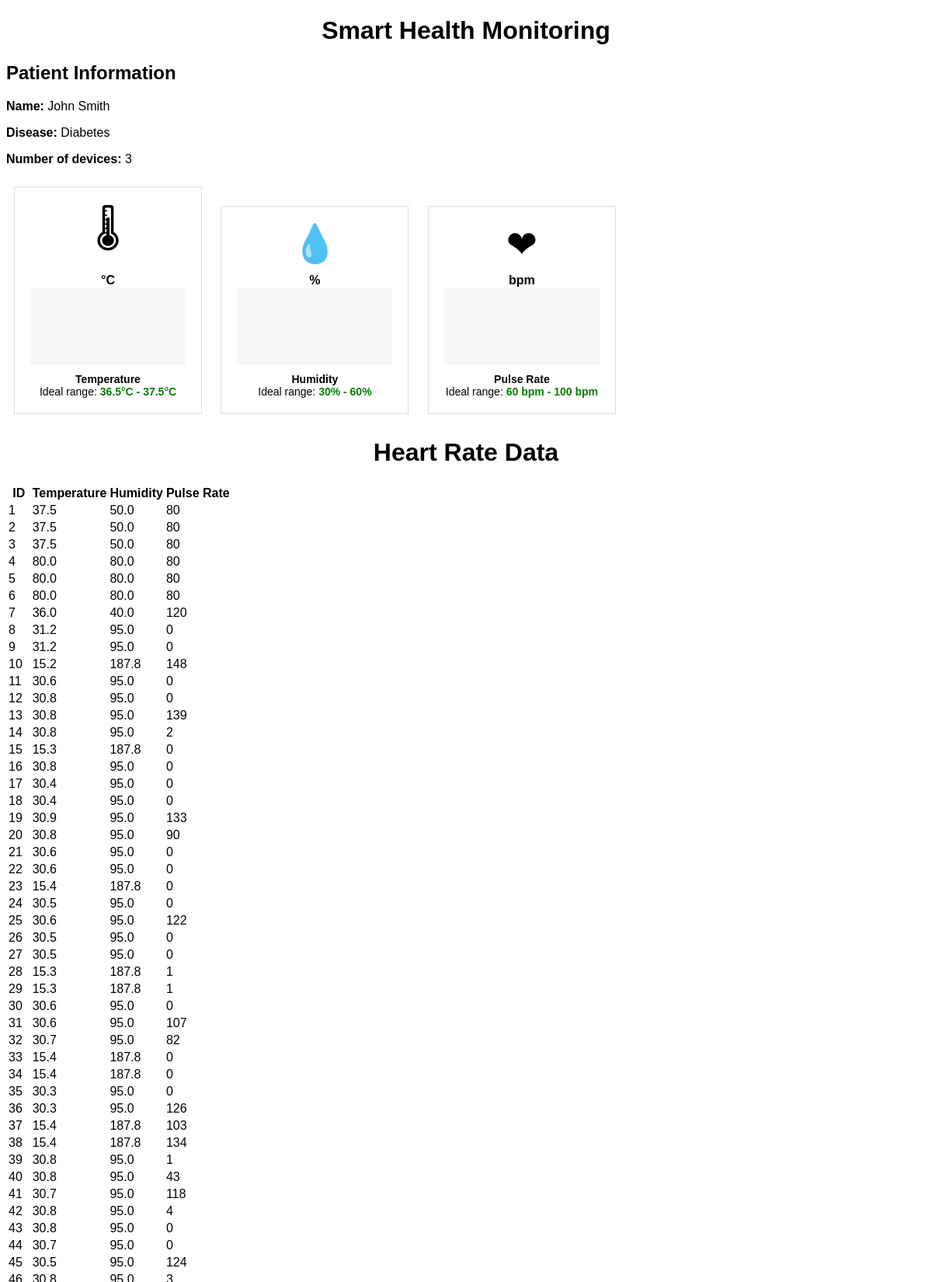
The page / (upper part) on the database its author committed.
### tables this page shows
CREATE TABLE sensor_data (
             id INTEGER PRIMARY KEY AUTOINCREMENT,
             temperature REAL,
             humidity REAL,
             pulse_rate INTEGER);

### app_test.py (the view)
@app.route('/')
def index():
    conn = sqlite3.connect('database.db')
    c = conn.cursor()
    c.execute('SELECT * FROM sensor_data')
    rows = c.fetchall()
    conn.close()
    return render_template('index.html', rows=rows)

### templates/index.html (shortened to what this page needs)
<!DOCTYPE html>
<html>
<head>
  <link rel="stylesheet" type="text/css" href="{{ url_for('static', filename='css/styles.css') }}">
</head>
<body>
  <h1>Smart Health Monitoring</h1>
  <div class="info">
    <h2>Patient Information</h2>
    <p><strong>Name:</strong> John Smith</p>
    <p><strong>Disease:</strong> Diabetes</p>
    <p><strong>Number of devices:</strong> 3</p>
  </div>
	<div class="panel">
    <div class="icon">&#x1F321;</div>
    <div class="unit">°C</div>
    <div class="graph"></div>
    <div class="explanation">
      <strong>Temperature</strong><br>
      Ideal range: <span>36.5°C - 37.5°C</span>
    </div>
  </div>
  <div class="panel">
    <div class="icon">&#x1F4A7;</div>
    <div class="unit">%</div>
    <div class="graph"></div>
    <div class="explanation">
      <strong>Humidity</strong><br>
      Ideal range: <span>30% - 60%</span>
    </div>
  </div>
  <div class="panel">
    <div class="icon">&#x2764;</div>
    <div class="unit">bpm</div>
    <div class="graph"></div>
    <div class="explanation">
      <strong>Pulse Rate</strong><br>
      Ideal range: <span>60 bpm - 100 bpm</span>
    </div>
  </div>
  <h1>Heart Rate Data</h1>
  <table>
    <thead>
      <tr>
        <th>ID</th>
        <th>Temperature</th>
        <th>Humidity</th>
        <th>Pulse Rate</th>
      </tr>
    </thead>
    <tbody>
      {% for row in rows %}
      <tr>
        <td>{{ row[0] }}</td>
        <td>{{ row[1] }}</td>
        <td>{{ row[2] }}</td>
        <td>{{ row[3] }}</td>
      </tr>
      {% endfor %}
    </tbody>
  </table>

### static/css/styles.css (style rules this page uses)
body { font-family: Arial, sans-serif; }
.panel { display: inline-block; border: 1px solid #ddd; padding: 20px; margin: 10px; text-align: center; min-width: 200px; }
.unit { font-size: 16px; font-weight: bold; margin: 0; }
.icon { font-size: 48px; margin-bottom: 10px; }
.graph { height: 100px; background-color: #f7f7f7; }
.explanation { font-size: 14px; margin-top: 10px; }
.explanation strong { font-weight: bold; }
.explanation span { font-weight: bold; color: #008000; }
h1 { text-align: center; }

### rows shown on the page
sensor_data: id "1", temperature "37.5", humidity "50.0", pulse_rate "80"
sensor_data: id "2", temperature "37.5", humidity "50.0", pulse_rate "80"
sensor_data: id "3", temperature "37.5", humidity "50.0", pulse_rate "80"
sensor_data: id "4", temperature "80.0", humidity "80.0", pulse_rate "80"
sensor_data: id "5", temperature "80.0", humidity "80.0", pulse_rate "80"
sensor_data: id "6", temperature "80.0", humidity "80.0", pulse_rate "80"
sensor_data: id "7", temperature "36.0", humidity "40.0", pulse_rate "120"
sensor_data: id "8", temperature "31.2", humidity "95.0", pulse_rate "0"
sensor_data: id "9", temperature "31.2", humidity "95.0", pulse_rate "0"
sensor_data: id "10", temperature "15.2", humidity "187.8", pulse_rate "148"
sensor_data: id "11", temperature "30.6", humidity "95.0", pulse_rate "0"
sensor_data: id "12", temperature "30.8", humidity "95.0", pulse_rate "0"
sensor_data: id "13", temperature "30.8", humidity "95.0", pulse_rate "139"
sensor_data: id "14", temperature "30.8", humidity "95.0", pulse_rate "2"
sensor_data: id "15", temperature "15.3", humidity "187.8", pulse_rate "0"
sensor_data: id "16", temperature "30.8", humidity "95.0", pulse_rate "0"
sensor_data: id "17", temperature "30.4", humidity "95.0", pulse_rate "0"
sensor_data: id "18", temperature "30.4", humidity "95.0", pulse_rate "0"
sensor_data: id "19", temperature "30.9", humidity "95.0", pulse_rate "133"
sensor_data: id "20", temperature "30.8", humidity "95.0", pulse_rate "90"
sensor_data: id "21", temperature "30.6", humidity "95.0", pulse_rate "0"
sensor_data: id "22", temperature "30.6", humidity "95.0", pulse_rate "0"
sensor_data: id "23", temperature "15.4", humidity "187.8", pulse_rate "0"
sensor_data: id "24", temperature "30.5", humidity "95.0", pulse_rate "0"
sensor_data: id "25", temperature "30.6", humidity "95.0", pulse_rate "122"
sensor_data: id "26", temperature "30.5", humidity "95.0", pulse_rate "0"
sensor_data: id "27", temperature "30.5", humidity "95.0", pulse_rate "0"
sensor_data: id "28", temperature "15.3", humidity "187.8", pulse_rate "1"
sensor_data: id "29", temperature "15.3", humidity "187.8", pulse_rate "1"
sensor_data: id "30", temperature "30.6", humidity "95.0", pulse_rate "0"
sensor_data: id "31", temperature "30.6", humidity "95.0", pulse_rate "107"
sensor_data: id "32", temperature "30.7", humidity "95.0", pulse_rate "82"
sensor_data: id "33", temperature "15.4", humidity "187.8", pulse_rate "0"
sensor_data: id "34", temperature "15.4", humidity "187.8", pulse_rate "0"
sensor_data: id "35", temperature "30.3", humidity "95.0", pulse_rate "0"
sensor_data: id "36", temperature "30.3", humidity "95.0", pulse_rate "126"
sensor_data: id "37", temperature "15.4", humidity "187.8", pulse_rate "103"
sensor_data: id "38", temperature "15.4", humidity "187.8", pulse_rate "134"
sensor_data: id "39", temperature "30.8", humidity "95.0", pulse_rate "1"
sensor_data: id "40", temperature "30.8", humidity "95.0", pulse_rate "43"
sensor_data: id "41", temperature "30.7", humidity "95.0", pulse_rate "118"
sensor_data: id "42", temperature "30.8", humidity "95.0", pulse_rate "4"
sensor_data: id "43", temperature "30.8", humidity "95.0", pulse_rate "0"
sensor_data: id "44", temperature "30.7", humidity "95.0", pulse_rate "0"
sensor_data: id "45", temperature "30.5", humidity "95.0", pulse_rate "124"
